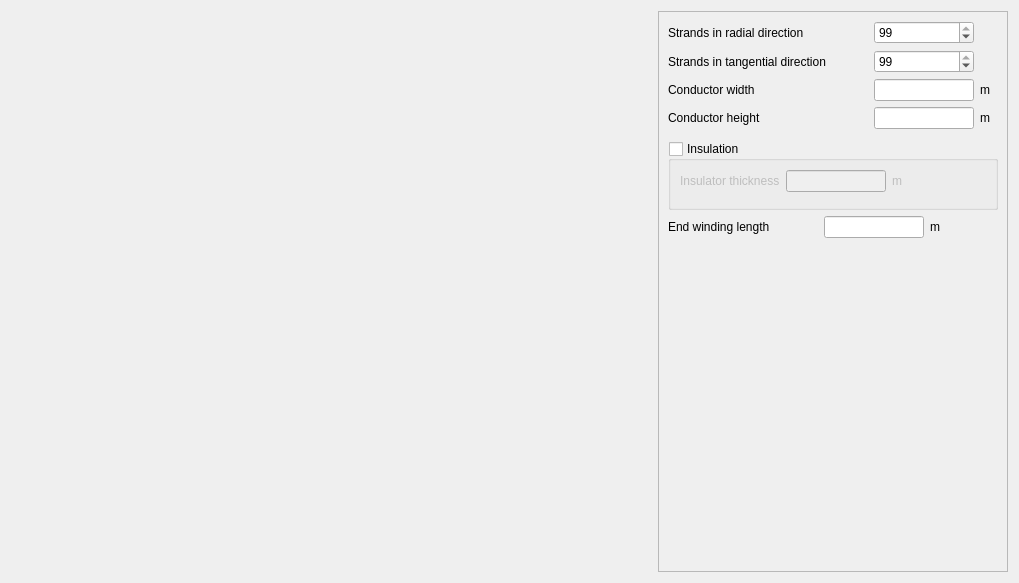
<?xml version="1.0" encoding="UTF-8"?>
<ui version="4.0">
 <class>PCondType11</class>
 <widget class="QWidget" name="PCondType11">
  <property name="geometry">
   <rect>
    <x>0</x>
    <y>0</y>
    <width>1019</width>
    <height>583</height>
   </rect>
  </property>
  <property name="windowTitle">
   <string>Form</string>
  </property>
  <layout class="QHBoxLayout" name="horizontalLayout">
   <item>
    <widget class="QLabel" name="img_cond">
     <property name="minimumSize">
      <size>
       <width>0</width>
       <height>0</height>
      </size>
     </property>
     <property name="maximumSize">
      <size>
       <width>16777215</width>
       <height>16777215</height>
      </size>
     </property>
     <property name="text">
      <string/>
     </property>
     <property name="pixmap">
      <pixmap resource="../../../../Resources/pyleecan.qrc">:/images/images/MachineSetup/WindParam/CondType11.png</pixmap>
     </property>
     <property name="scaledContents">
      <bool>false</bool>
     </property>
     <property name="alignment">
      <set>Qt::AlignCenter</set>
     </property>
    </widget>
   </item>
   <item>
    <widget class="QScrollArea" name="scrollArea">
     <property name="minimumSize">
      <size>
       <width>350</width>
       <height>0</height>
      </size>
     </property>
     <property name="maximumSize">
      <size>
       <width>350</width>
       <height>16777215</height>
      </size>
     </property>
     <property name="horizontalScrollBarPolicy">
      <enum>Qt::ScrollBarAsNeeded</enum>
     </property>
     <property name="widgetResizable">
      <bool>true</bool>
     </property>
     <widget class="QWidget" name="scrollAreaWidgetContents">
      <property name="geometry">
       <rect>
        <x>0</x>
        <y>0</y>
        <width>350</width>
        <height>538</height>
       </rect>
      </property>
      <layout class="QVBoxLayout" name="verticalLayout">
       <item>
        <layout class="QGridLayout" name="gridLayout_2">
         <item row="0" column="0">
          <widget class="QLabel" name="in_Nwpc1_rad">
           <property name="minimumSize">
            <size>
             <width>200</width>
             <height>0</height>
            </size>
           </property>
           <property name="text">
            <string>Strands in radial direction</string>
           </property>
          </widget>
         </item>
         <item row="0" column="1">
          <widget class="QSpinBox" name="si_Nwpc1_rad">
           <property name="sizePolicy">
            <sizepolicy hsizetype="Preferred" vsizetype="Preferred">
             <horstretch>0</horstretch>
             <verstretch>0</verstretch>
            </sizepolicy>
           </property>
           <property name="maximumSize">
            <size>
             <width>100</width>
             <height>16777215</height>
            </size>
           </property>
           <property name="value">
            <number>99</number>
           </property>
          </widget>
         </item>
         <item row="1" column="0">
          <widget class="QLabel" name="in_Nwpc1_tan">
           <property name="minimumSize">
            <size>
             <width>200</width>
             <height>0</height>
            </size>
           </property>
           <property name="text">
            <string>Strands in tangential direction</string>
           </property>
          </widget>
         </item>
         <item row="1" column="1">
          <widget class="QSpinBox" name="si_Nwpc1_tan">
           <property name="sizePolicy">
            <sizepolicy hsizetype="Preferred" vsizetype="Preferred">
             <horstretch>0</horstretch>
             <verstretch>0</verstretch>
            </sizepolicy>
           </property>
           <property name="minimumSize">
            <size>
             <width>0</width>
             <height>0</height>
            </size>
           </property>
           <property name="maximumSize">
            <size>
             <width>100</width>
             <height>16777215</height>
            </size>
           </property>
           <property name="value">
            <number>99</number>
           </property>
          </widget>
         </item>
         <item row="2" column="0">
          <widget class="QLabel" name="in_Wwire">
           <property name="minimumSize">
            <size>
             <width>200</width>
             <height>0</height>
            </size>
           </property>
           <property name="text">
            <string>Conductor width</string>
           </property>
          </widget>
         </item>
         <item row="2" column="1">
          <widget class="FloatEdit" name="lf_Wwire">
           <property name="sizePolicy">
            <sizepolicy hsizetype="Preferred" vsizetype="Preferred">
             <horstretch>0</horstretch>
             <verstretch>0</verstretch>
            </sizepolicy>
           </property>
           <property name="minimumSize">
            <size>
             <width>0</width>
             <height>0</height>
            </size>
           </property>
           <property name="maximumSize">
            <size>
             <width>100</width>
             <height>100</height>
            </size>
           </property>
          </widget>
         </item>
         <item row="2" column="2">
          <widget class="QLabel" name="unit_Wwire">
           <property name="minimumSize">
            <size>
             <width>0</width>
             <height>0</height>
            </size>
           </property>
           <property name="text">
            <string>m</string>
           </property>
          </widget>
         </item>
         <item row="3" column="0">
          <widget class="QLabel" name="in_Hwire">
           <property name="minimumSize">
            <size>
             <width>200</width>
             <height>0</height>
            </size>
           </property>
           <property name="text">
            <string>Conductor height</string>
           </property>
          </widget>
         </item>
         <item row="3" column="1">
          <widget class="FloatEdit" name="lf_Hwire">
           <property name="sizePolicy">
            <sizepolicy hsizetype="Preferred" vsizetype="Preferred">
             <horstretch>0</horstretch>
             <verstretch>0</verstretch>
            </sizepolicy>
           </property>
           <property name="minimumSize">
            <size>
             <width>0</width>
             <height>0</height>
            </size>
           </property>
           <property name="maximumSize">
            <size>
             <width>100</width>
             <height>100</height>
            </size>
           </property>
          </widget>
         </item>
         <item row="3" column="2">
          <widget class="QLabel" name="unit_Hwire">
           <property name="minimumSize">
            <size>
             <width>0</width>
             <height>0</height>
            </size>
           </property>
           <property name="text">
            <string>m</string>
           </property>
          </widget>
         </item>
        </layout>
       </item>
       <item>
        <widget class="WMatSelectV" name="w_mat_0" native="true">
         <property name="minimumSize">
          <size>
           <width>100</width>
           <height>0</height>
          </size>
         </property>
         <property name="maximumSize">
          <size>
           <width>328</width>
           <height>16777215</height>
          </size>
         </property>
        </widget>
       </item>
       <item>
        <widget class="QGroupBox" name="g_ins">
         <property name="title">
          <string>Insulation</string>
         </property>
         <property name="checkable">
          <bool>true</bool>
         </property>
         <property name="checked">
          <bool>false</bool>
         </property>
         <layout class="QGridLayout" name="gridLayout">
          <item row="0" column="0">
           <widget class="QLabel" name="in_Wins_wire">
            <property name="minimumSize">
             <size>
              <width>100</width>
              <height>0</height>
             </size>
            </property>
            <property name="text">
             <string>Insulator thickness</string>
            </property>
           </widget>
          </item>
          <item row="0" column="1">
           <widget class="FloatEdit" name="lf_Wins_wire">
            <property name="sizePolicy">
             <sizepolicy hsizetype="Preferred" vsizetype="Preferred">
              <horstretch>0</horstretch>
              <verstretch>0</verstretch>
             </sizepolicy>
            </property>
            <property name="minimumSize">
             <size>
              <width>0</width>
              <height>0</height>
             </size>
            </property>
            <property name="maximumSize">
             <size>
              <width>100</width>
              <height>100</height>
             </size>
            </property>
           </widget>
          </item>
          <item row="0" column="2">
           <widget class="QLabel" name="unit_Wins_wire">
            <property name="minimumSize">
             <size>
              <width>0</width>
              <height>0</height>
             </size>
            </property>
            <property name="text">
             <string>m</string>
            </property>
           </widget>
          </item>
          <item row="1" column="0" colspan="3">
           <widget class="WMatSelectV" name="w_mat_1" native="true">
            <property name="minimumSize">
             <size>
              <width>100</width>
              <height>0</height>
             </size>
            </property>
            <property name="maximumSize">
             <size>
              <width>306</width>
              <height>16777215</height>
             </size>
            </property>
           </widget>
          </item>
         </layout>
        </widget>
       </item>
       <item>
        <layout class="QHBoxLayout" name="horizontalLayout_2">
         <item>
          <widget class="QLabel" name="in_Lewout">
           <property name="minimumSize">
            <size>
             <width>150</width>
             <height>0</height>
            </size>
           </property>
           <property name="toolTip">
            <string>End-winding length on one side for a half-turn</string>
           </property>
           <property name="whatsThis">
            <string>End-winding length on one side for a half-turn (only used in voltage driven simulations)</string>
           </property>
           <property name="text">
            <string>End winding length</string>
           </property>
          </widget>
         </item>
         <item>
          <widget class="FloatEdit" name="lf_Lewout">
           <property name="sizePolicy">
            <sizepolicy hsizetype="Preferred" vsizetype="Preferred">
             <horstretch>0</horstretch>
             <verstretch>0</verstretch>
            </sizepolicy>
           </property>
           <property name="minimumSize">
            <size>
             <width>0</width>
             <height>0</height>
            </size>
           </property>
           <property name="maximumSize">
            <size>
             <width>100</width>
             <height>100</height>
            </size>
           </property>
           <property name="toolTip">
            <string>End-winding length on one side for a half-turn</string>
           </property>
           <property name="whatsThis">
            <string>End-winding length on one side for a half-turn</string>
           </property>
          </widget>
         </item>
         <item>
          <widget class="QLabel" name="unit_Lewout">
           <property name="minimumSize">
            <size>
             <width>0</width>
             <height>0</height>
            </size>
           </property>
           <property name="toolTip">
            <string>End-winding length on one side for a half-turn</string>
           </property>
           <property name="whatsThis">
            <string>End-winding length on one side for a half-turn</string>
           </property>
           <property name="text">
            <string>m</string>
           </property>
          </widget>
         </item>
        </layout>
       </item>
       <item>
        <spacer name="verticalSpacer">
         <property name="orientation">
          <enum>Qt::Vertical</enum>
         </property>
         <property name="sizeHint" stdset="0">
          <size>
           <width>20</width>
           <height>40</height>
          </size>
         </property>
        </spacer>
       </item>
       <item>
        <widget class="WCondOut" name="w_out" native="true">
         <property name="minimumSize">
          <size>
           <width>328</width>
           <height>0</height>
          </size>
         </property>
        </widget>
       </item>
      </layout>
     </widget>
    </widget>
   </item>
  </layout>
 </widget>
 <customwidgets>
  <customwidget>
   <class>FloatEdit</class>
   <extends>QLineEdit</extends>
   <header>......GUI/Tools/FloatEdit.h</header>
  </customwidget>
  <customwidget>
   <class>WCondOut</class>
   <extends>QWidget</extends>
   <header>......GUI.Dialog.DMachineSetup.SWindCond.WCondOut.WCondOut.h</header>
   <container>1</container>
  </customwidget>
  <customwidget>
   <class>WMatSelectV</class>
   <extends>QWidget</extends>
   <header>......GUI.Dialog.DMatLib.WMatSelect.WMatSelectV.h</header>
   <container>1</container>
  </customwidget>
 </customwidgets>
 <tabstops>
  <tabstop>si_Nwpc1_tan</tabstop>
  <tabstop>si_Nwpc1_rad</tabstop>
  <tabstop>lf_Wwire</tabstop>
  <tabstop>lf_Hwire</tabstop>
  <tabstop>lf_Wins_wire</tabstop>
 </tabstops>
 <resources>
  <include location="../../../../Resources/pyleecan.qrc"/>
 </resources>
 <connections/>
</ui>
